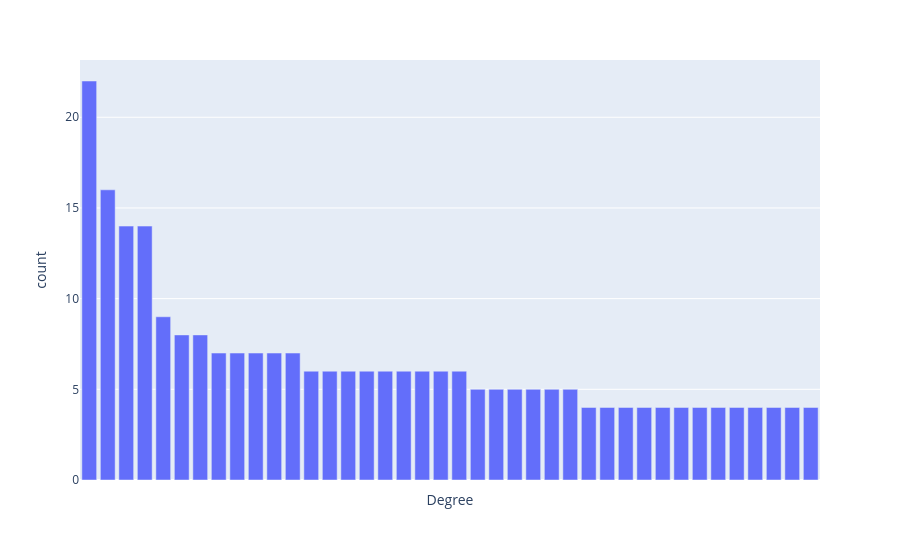

The notebook cell this image was saved under:
### Markdown cell above
## Displaying data

### Code cell
fig = px.bar(sorted_degrees[:40], x="degree", y="count", labels={'degree':'Degree'})
fig.update_xaxes(showticklabels=False) # we hide x labels because it takes too much room. We can see school names by hovering bars
fig.show()

### Figure 1 — Plotly figure (JSON) as saved in the notebook; plotly's stock layout.template omitted (floating-point values rounded to 4 significant figures)
{"data": [{"alignmentgroup": "True", "hovertemplate": "Degree=%{x}<br>count=%{y}<extra></extra>", "legendgroup": "", "marker": {"color": "#636efa", "pattern": {"shape": ""}}, "name": "", "offsetgroup": "", "orientation": "v", "showlegend": false, "textposition": "auto", "type": "bar", "x": ["Master's degree, Applied Mathematics", "Engineer's degree, Applied Mathematics", "Licence, Mathématiques", "Bachelor's degree, Mathematics", "Master's degree", "Doctor of Philosophy - PhD, Applied Mathematics", "Master's degree, Financial Mathematics", "Licence, Mathématiques et informatique", "Classes préparatoires aux grandes écoles (CPGE)", "Mathematics and Physics", "Master 2 (M2), Mathématiques de finance", "Engineering", "Bachelor's degree, Applied Mathematics", "Master's degree, Quantitative Finance", "Baccalauréat, Scientifique", "Baccalauréat scientifique", "Engineer's degree", "MPSI/MP", "Diplôme d'ingénieur, Mathématiques et informatique", "Diplôme d'ingénieur", "Bachelor of Science - BS, Mathematics", "Master of Science - MS", "Bachelor's degree, Economics", "Diplôme d'ingénieur, Mathématiques appliquées", "Master's degree, Financial Engineering", "Bachelor's degree", "Mathematics", "Baccalauréat Scientifique", "Applied Mathematics", "Diplôme d'ingénieur, Mathématiques et statistiques", "PhD, Mathematics", "Engineer's degree, Computational and Applied Mathematics", "Mathématiques", "Diplôme d'ingénieur, Finance, général", "Master 2 (M2), Quantitative Finance", "Master's degree, Physics", "Classes préparatoires MP", "Master of Science - MS, Applied Mathematics", "Diplôme d'ingénieur, Ingénierie", "MSc, Quantitative Finance"], "xaxis": "x", "y": [22, 16, 14, 14, 9, 8, 8, 7, 7, 7, 7, 7, 6, 6, 6, 6, 6, 6, 6, 6, 6, 5, 5, 5, 5, 5, 5, 4, 4, 4, 4, 4, 4, 4, 4, 4, 4, 4, 4, 4], "yaxis": "y"}], "layout": {"barmode": "relative", "legend": {"tracegroupgap": 0}, "margin": {"t": 60}, "xaxis": {"anchor": "y", "domain": [0, 1], "showticklabels": false, "title": {"text": "Degree"}}, "yaxis": {"anchor": "x", "domain": [0, 1], "title": {"text": "count"}}}}
